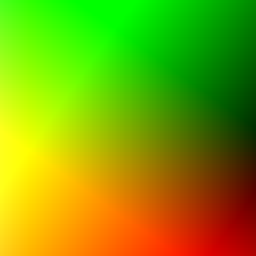
//> input picture OK8MP-linux-fs/rootfs/unit_tests/JPEG/test.jpg, 256 x 256 px, given in place of the camera
$ ./Sobel   (built with g++ and OpenCV 4)
//> lines starting //> are read from the running program, lines starting //| are printed output that depends on the picture

#include <iostream>
#include "opencv2/imgcodecs.hpp"
#include "opencv2/videoio/videoio.hpp"
#include "opencv2/highgui/highgui.hpp"
#include "opencv2/imgproc/imgproc.hpp"
#include <opencv2/highgui/highgui_c.h>
#include <opencv2/videoio/legacy/constants_c.h>

using namespace std;
using namespace cv;

Mat frame, grad, src_gray;
Mat grad_x, grad_y;
Mat abs_grad_x, abs_grad_y;

static void help()
{
    std::cout << "\n\nHot keys: \n"
            "\tESC - quit the program\n";
}
int close = 0;
void OnMouseAction(int event,int x,int y,int flags,void *ustc){
	if(event==CV_EVENT_LBUTTONDOWN)
		close = 1;
}
namespace{

    int process(VideoCapture& capture) {
	namedWindow("Sobel", WINDOW_NORMAL);
	moveWindow("Sobel", 0, 40);
	//resizeWindow("Sobel", 1024, 600);
	setMouseCallback("Sobel",OnMouseAction);
//	setWindowProperty("Sobel", CV_WND_PROP_FULLSCREEN, CV_WINDOW_FULLSCREEN);

	while(!close) {
		capture >> frame;
//> frame is the input picture: 256 rows x 256 cols, CV_8UC3; mean B, G, R 1.5, 163.6, 126.6
		if (frame.empty())
			break;
		cvtColor(frame, src_gray, COLOR_RGB2GRAY);
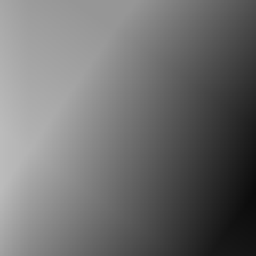
//> src_gray: 256 rows x 256 cols, CV_8UC1; min 10, max 187, mean 110.9

		Sobel(src_gray, grad_x, CV_16S, 1, 0, 3, 1, 0, BORDER_DEFAULT);
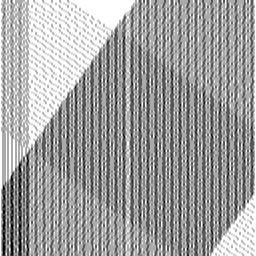
//> grad_x: 256 rows x 256 cols, CV_16SC1; min -12, max 0, mean -4.46; drawn with min black and max white
		convertScaleAbs(grad_x, abs_grad_x);
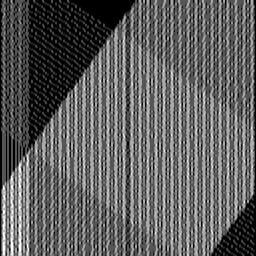
//> abs_grad_x: 256 rows x 256 cols, CV_8UC1; min 0, max 12, mean 4.46; drawn with min black and max white
		Sobel(src_gray, grad_y, CV_16S, 0, 1, 3, 1, 0, BORDER_DEFAULT);
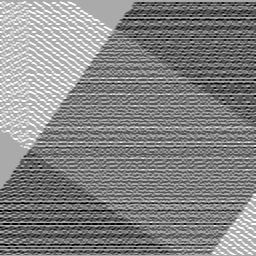
//> grad_y: 256 rows x 256 cols, CV_16SC1; min -8, max 4, mean -1.76; drawn with min black and max white
		convertScaleAbs(grad_y, abs_grad_y);
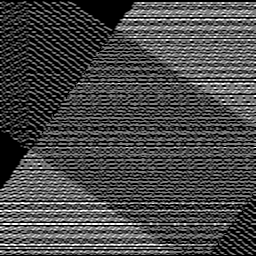
//> abs_grad_y: 256 rows x 256 cols, CV_8UC1; min 0, max 8, mean 2.28; drawn with min black and max white
		addWeighted(abs_grad_x, 0.5, abs_grad_y, 0.5, 0, grad);
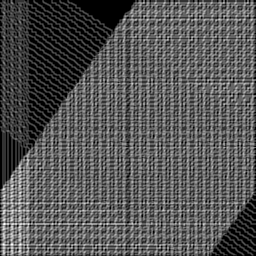
//> grad: 256 rows x 256 cols, CV_8UC1; min 0, max 10, mean 3.37; drawn with min black and max white

		imshow("Sobel", grad);
		char key = (char)waitKey(30);
		switch (key) {
			case 27: //escape key
				return 0;
			default:
				break;
		}
	}
	return 0;
	}
}

int main(int argc, const char *argv[])
{
	int device_id = 0;
	help();

	char *pEnv = getenv("OPENCV_VIDEO_DEVICE");
	if ((pEnv != NULL) && (strstr(pEnv, "/dev/video") != NULL)) {
		device_id = atoi(&pEnv[strlen("/dev/video")]);
	}

	VideoCapture capture(device_id, cv::CAP_GSTREAMER);

//	capture.set(CV_CAP_PROP_FRAME_WIDTH, 1280);
//	capture.set(CV_CAP_PROP_FRAME_HEIGHT, 960);
//	capture.set(CV_CAP_PROP_FPS, 30.0);
	if(!capture.isOpened()){
		cerr << "open fail !\n" << endl;
        return 1;
    }

    return process(capture);
}
